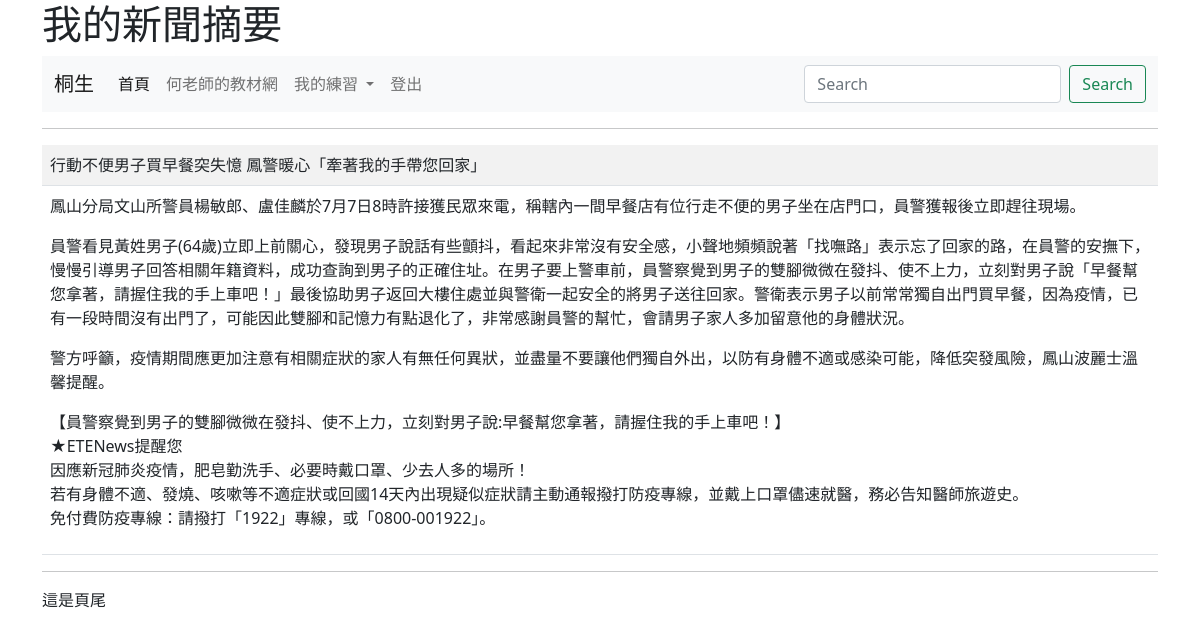
The page /show/1/ (signed in) on the database its author committed.
### mysite/models.py (models this page shows, shortened)
class Post(models.Model):
    title = models.CharField(max_length=200)
    content = models.TextField()
    pub_date = models.DateTimeField(default=timezone.now)
    class Meta:
        ordering = ('-pub_date',)

### mysite/views.py (the view)
# urls.py: path('show/<int:id>/', views.show),
@login_required(login_url="/admin/login/")
def show(request, id):
	try:
		post = Post.objects.get(id=id)
	except:
		return redirect("/news/")
	return render(request, "show.html", locals())

### templates/show.html (shortened to what this page needs)
{% extends "base.html" %}
{% block main %}
	<table class="table table-striped">
		<tr>
			<td>
				{{post.title}}<br>
			</td>
		</tr>
		<tr>
			<td>
			{{ post.content | linebreaks }}
			</td>
		</tr>
	</table>
{% endblock %}

### templates/menu.html (shortened to what this page needs)
<nav class="navbar navbar-expand-lg navbar-light bg-light">
  <div class="container-fluid">
    <a class="navbar-brand" href="#">
    {% if request.user.is_authenticated %}
      {{ request.user.first_name }}
    {% else%}
      未登入的訪客
    {% endif %}
    </a>
    <div class="collapse navbar-collapse" id="navbarSupportedContent">
      <ul class="navbar-nav me-auto mb-2 mb-lg-0">
        <li class="nav-item">
          <a class="nav-link active" aria-current="page" href="/">首頁</a>
        </li>
        <li class="nav-item">
          <a class="nav-link" href="https://104.es">何老師的教材網</a>
        </li>
        <li class="nav-item dropdown">
          <a class="nav-link dropdown-toggle" href="#" id="navbarDropdown" role="button" data-bs-toggle="dropdown" aria-expanded="false">
            我的練習
          </a>
        </li>
        {% if request.user.is_authenticated %}
          <li class="nav-item">
            <a class="nav-link" href="/logout/" tabindex="-1">登出</a>
          </li>
        {% else %}
            <li class="nav-item">
              <a class="nav-link" href="/admin/login/?next=/" tabindex="-1">登入</a>
            </li>
        {%endif%}
      </ul>
      <form class="d-flex">
        <input class="form-control me-2" type="search" placeholder="Search" aria-label="Search">
        <button class="btn btn-outline-success" type="submit">Search</button>
      </form>
    </div>
  </div>
</nav>

### rows shown on the page
Post: title "行動不便男子買早餐突失憶 鳳警暖心「牽著我的手帶您回家」", content "鳳山分局文山所警員楊敏郎、盧佳麟於7月7日8時許接獲民眾來電，稱轄內一間早餐店有位行走不便的男子坐在店門口，員警獲報後立即趕往現場。 員警看見黃姓男子(64歲)立即上前關心，發現男子說話有些顫抖，看起來非常沒有安全感，小聲地頻頻說著「找嘸路」表示忘了回家的路，在員警的安撫下，慢慢引導男子回答相關年籍資料，成功查詢到男子的正確住址。在男子要上警車前，員警察覺到男子的雙腳微微在發抖、使不上力，立刻對男子說「早餐幫您拿著，請握住我的手上車吧！」最後協助男子返回大樓住處並與警衛一起安全的將男子送往回家。警衛表示男子以前常常獨自出門買早餐，因為疫情，已有一段時間沒有出門了，可能因此雙腳和記憶力有點退化了，非常感謝員警的幫忙，會請男子家人多加留意他的身體狀況。 警方呼籲，疫情期間應更加注意有相關症狀的家人有無任何異狀，並盡量不要讓他們獨自外出，以防有身體不適或感染可能，降低突發風險，鳳山波麗士溫馨提醒。 【員警察覺到男子的雙腳微微在發抖、使不上力，立刻對男子說:早餐幫您拿著，請握住我的手上車吧！】 ★ETENews提醒您 因應新冠肺炎疫情，肥皂勤洗手、必要時戴口罩、少去人多的場所！ 若有身體不適、發燒、咳嗽等不適症狀或回國14天內出現疑似症狀請主動通報撥打防疫專線，並戴上口罩儘速就醫，務必告知醫師旅遊史。 免付費防疫專線：請撥打「1922」專線，或「0800-001922」。"

### other values the page prints
{{ request.user.first_name }} "桐生"
